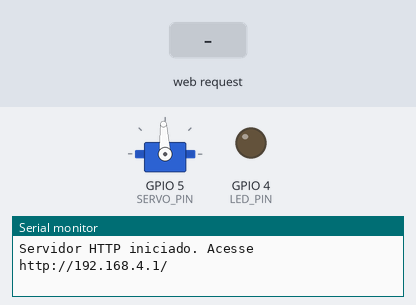
Simulated run of this sketch. Board: ESP32-C3. Parts: servo, output pins drawn as LEDs (lit = HIGH), the last lines printed to the serial monitor. Inputs (shaded band) come from the test bench. Servo pulses on a pin are drawn as a servo (544–2400 µs = 0–180°).

Above: at 1.4 s.
1.5 s: HTTP request GET /set?blink=on received
At 2.6 s:
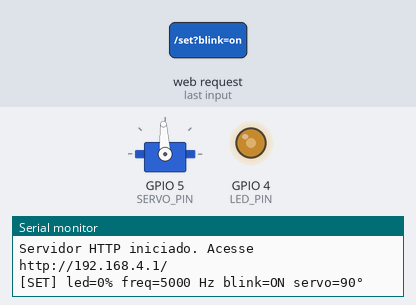
3.0 s: HTTP request GET /set?led=120&freq=120&blink=120 received
At 4.2 s:
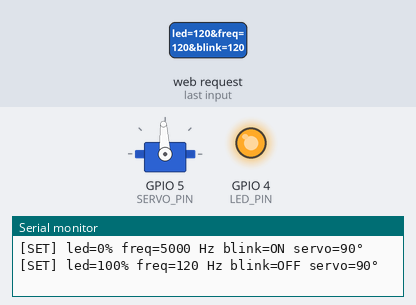
4.5 s: HTTP request GET /set?blink=1 received
Timing chart, 0 to 13.5 s (numbered marks = the images above; inputs shaded):
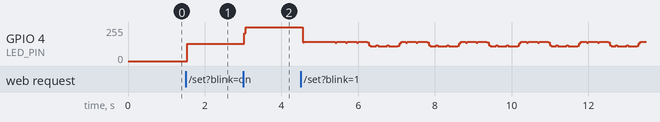

The sketch:

lab5_desafio.ino
```cpp
#include <WiFi.h>
#include <WebServer.h>

const int LED_PIN   = 4;
const int SERVO_PIN = 5;

const int LED_FREQ_INITIAL = 5000;
const int LED_FREQ_MIN     = 1;
const int LED_FREQ_MAX     = 40000;
const int LED_RES_BITS     = 8;
const int LED_MAX_DUTY     = (1 << LED_RES_BITS) - 1;

const int SERVO_FREQ     = 50;
const int SERVO_RES_BITS = 14;
const int SERVO_MIN_DUTY = 410;    // ~0,5 ms -> 0°
const int SERVO_MAX_DUTY = 2048;   // ~2,5 ms -> 180°

const char* ssid     = "ControlePWM_ESP32_GrupoLindo";
const char* password = "12345678";

WebServer server(80);

int  currentLedPercent = 0;
int  currentLedFreq    = LED_FREQ_INITIAL;
bool currentLedBlink   = false;
int  currentServoAngle = 90;

unsigned long lastBlinkToggle = 0;
bool          blinkState      = false;

void atualizarLED() {
  if (currentLedBlink) return;
  int duty = map(currentLedPercent, 0, 100, 0, LED_MAX_DUTY);
  ledcWrite(LED_PIN, duty);
}

void setLedBrightness(int percent) {
  currentLedPercent = constrain(percent, 0, 100);
  atualizarLED();
}

void setLedFrequency(int freq) {
  freq = constrain(freq, LED_FREQ_MIN, LED_FREQ_MAX);
  currentLedFreq = freq;
  ledcChangeFrequency(LED_PIN, freq, LED_RES_BITS);
  atualizarLED();
}

void setLedBlink(bool enabled) {
  currentLedBlink = enabled;
  if (enabled) {
    blinkState = false;
    lastBlinkToggle = millis();
    ledcWrite(LED_PIN, 0);
  } else {
    atualizarLED();
  }
}

void setServoAngle(int angle) {
  angle = constrain(angle, 0, 180);
  int duty = map(angle, 0, 180, SERVO_MIN_DUTY, SERVO_MAX_DUTY);
  ledcWrite(SERVO_PIN, duty);
  currentServoAngle = angle;
}

const char INDEX_HTML[] PROGMEM = R"rawliteral(
<!DOCTYPE html>
<html lang="pt-BR">
<head>
  <meta charset="UTF-8">
  <meta name="viewport" content="width=device-width, initial-scale=1.0">
  <title>Controle PWM — ESP32</title>
  <style>
    * { box-sizing: border-box; }
    body { font-family: Arial, sans-serif; max-width: 540px; margin: 14px auto;
           padding: 12px; background: #f4f4f8; color: #222; }
    h1 { font-size: 1.4em; margin: 0 0 4px 0; color: #1f3864; }
    .sub { color: #555; font-size: 0.9em; margin-bottom: 16px; }
    .card { background: #fff; padding: 14px 16px; border-radius: 8px;
            margin: 10px 0; border: 1px solid #ddd;
            box-shadow: 0 1px 3px rgba(0,0,0,0.06); }
    .card h2 { margin: 0 0 12px 0; font-size: 1.1em; color: #1f3864; }
    .row { display: flex; align-items: center; gap: 12px; margin: 8px 0; }
    .row label { min-width: 80px; font-size: 0.88em; color: #444; }
    input[type="range"] { flex: 1; height: 36px; cursor: pointer; }
    input[type="number"] { width: 100px; padding: 6px 8px; font-size: 1em;
                            border: 1px solid #bbb; border-radius: 5px;
                            font-family: Consolas, monospace; }
    .valor { font-family: Consolas, monospace; font-size: 1.2em; font-weight: bold;
             min-width: 80px; text-align: right; }
    .led-card .valor { color: #d97706; }
    .servo-card .valor { color: #16a34a; }
    .desabilitado { opacity: 0.4; pointer-events: none; }
    .botoes { display: grid; grid-template-columns: repeat(6, 1fr);
              gap: 5px; margin-top: 8px; }
    .botoes-4 { grid-template-columns: repeat(4, 1fr); }
    .botoes button { padding: 8px 4px; font-size: 0.82em; cursor: pointer;
                     border: 1px solid #ccc; border-radius: 5px;
                     background: #fff; font-weight: bold; }
    .botoes button:hover { background: #eef; }
    .botoes button.ativo { background: #2563eb; color: white; border-color: #2563eb; }
    .piscar-btn { width: 100%; padding: 12px; font-size: 1em; cursor: pointer;
                  border: 2px solid #d97706; border-radius: 6px;
                  background: #fff; color: #d97706; font-weight: bold;
                  margin-top: 10px; }
    .piscar-btn.ativo { background: #d97706; color: white;
                        animation: pulse 1s infinite; }
    @keyframes pulse { 50% { opacity: 0.6; } }
    .estado { background: #eef6ff; padding: 10px; border-radius: 6px;
              font-size: 0.85em; color: #1e40af; text-align: center;
              margin-top: 12px; font-family: Consolas, monospace; }
  </style>
</head>
<body>
  <h1>Controle PWM &mdash; ESP32-C3</h1>
  <div class="sub">PWM em hardware (LEDC). LED canal 0 | Servo canal 2.</div>

  <div class="card led-card">
    <h2>&#128161; LED</h2>

    <div id="brilhoArea">
      <div class="row">
        <label>Brilho:</label>
        <input id="led" type="range" min="0" max="100" value="0">
        <span class="valor"><span id="ledVal">0</span>%</span>
      </div>
      <div class="botoes botoes-4">
        <button onclick="setLed(0)">0%</button>
        <button onclick="setLed(25)">25%</button>
        <button onclick="setLed(50)">50%</button>
        <button onclick="setLed(100)">100%</button>
      </div>
    </div>

    <div class="row" style="margin-top: 14px;">
      <label>Frequ&ecirc;ncia:</label>
      <input id="freq" type="number" min="1" max="40000" value="5000">
      <span class="valor">Hz</span>
    </div>
    <div class="botoes">
      <button onclick="setFreq(1)">1 Hz</button>
      <button onclick="setFreq(10)">10 Hz</button>
      <button onclick="setFreq(100)">100 Hz</button>
      <button onclick="setFreq(1000)">1 kHz</button>
      <button onclick="setFreq(5000)">5 kHz</button>
      <button onclick="setFreq(10000)">10 kHz</button>
    </div>

    <button id="piscarBtn" class="piscar-btn" onclick="togglePiscar()">
      Modo Piscar: <span id="piscarEstado">OFF</span>
    </button>
  </div>

  <div class="card servo-card">
    <h2>&#9881;&#65039; Servo &mdash; Posi&ccedil;&atilde;o</h2>
    <div class="row">
      <input id="servo" type="range" min="0" max="180" value="90">
      <span class="valor"><span id="servoVal">90</span>&deg;</span>
    </div>
    <div class="botoes botoes-4">
      <button onclick="setServo(0)">0&deg;</button>
      <button onclick="setServo(90)">90&deg;</button>
      <button onclick="setServo(180)">180&deg;</button>
      <button id="sweepBtn" onclick="toggleSweep()">Sweep</button>
    </div>
  </div>

  <div class="estado" id="estado">Aguardando comando...</div>

  <script>
    const ledSlider   = document.getElementById('led');
    const freqInput   = document.getElementById('freq');
    const servoSlider = document.getElementById('servo');
    const ledVal      = document.getElementById('ledVal');
    const servoVal    = document.getElementById('servoVal');
    const estado      = document.getElementById('estado');
    const piscarBtn   = document.getElementById('piscarBtn');
    const piscarEst   = document.getElementById('piscarEstado');
    const brilhoArea  = document.getElementById('brilhoArea');
    const sweepBtn    = document.getElementById('sweepBtn');

    let blinkAtivo = false;
    let pendingTimer = null;

    function envia(params) {
      fetch('/set?' + params.toString())
        .then(r => r.json())
        .then(j => atualizarUI(j))
        .catch(e => estado.textContent = 'Erro: ' + e);
    }

    function atualizarUI(j) {
      blinkAtivo = j.blink;
      ledVal.textContent   = j.led;
      ledSlider.value      = j.led;
      freqInput.value      = j.freq;
      servoVal.textContent = j.servo;
      servoSlider.value    = j.servo;
      piscarEst.textContent = j.blink ? 'ON' : 'OFF';
      if (j.blink) {
        piscarBtn.classList.add('ativo');
        brilhoArea.classList.add('desabilitado');
      } else {
        piscarBtn.classList.remove('ativo');
        brilhoArea.classList.remove('desabilitado');
      }
      estado.textContent = `LED ${j.led}% @ ${j.freq} Hz`
                         + (j.blink ? ' [PISCAR]' : '')
                         + `  |  Servo ${j.servo}°`;
    }

    function agenda(fn) {
      if (pendingTimer) return;
      pendingTimer = setTimeout(() => {
        pendingTimer = null;
        fn();
      }, 50);
    }

    ledSlider.addEventListener('input', () => {
      ledVal.textContent = ledSlider.value;
      agenda(() => {
        const p = new URLSearchParams();
        p.append('led', ledSlider.value);
        envia(p);
      });
    });

    servoSlider.addEventListener('input', () => {
      servoVal.textContent = servoSlider.value;
      agenda(() => {
        const p = new URLSearchParams();
        p.append('servo', servoSlider.value);
        envia(p);
      });
    });

    freqInput.addEventListener('change', () => {
      const p = new URLSearchParams();
      p.append('freq', freqInput.value);
      envia(p);
    });

    function setLed(v) {
      ledSlider.value = v;
      ledVal.textContent = v;
      const p = new URLSearchParams();
      p.append('led', v);
      envia(p);
    }

    function setFreq(v) {
      freqInput.value = v;
      const p = new URLSearchParams();
      p.append('freq', v);
      envia(p);
    }

    function setServo(v) {
      if (sweeping) toggleSweep();
      servoSlider.value = v;
      servoVal.textContent = v;
      const p = new URLSearchParams();
      p.append('servo', v);
      envia(p);
    }

    function togglePiscar() {
      const p = new URLSearchParams();
      p.append('blink', blinkAtivo ? 'off' : 'on');
      envia(p);
    }

    let sweeping = false;
    async function toggleSweep() {
      if (sweeping) {
        sweeping = false;
        sweepBtn.classList.remove('ativo');
        sweepBtn.textContent = 'Sweep';
        return;
      }
      sweeping = true;
      sweepBtn.classList.add('ativo');
      sweepBtn.textContent = 'Stop';
      const step = 5;
      while (sweeping) {
        for (let a = 0; a <= 180 && sweeping; a += step) {
          servoSlider.value = a;
          servoVal.textContent = a;
          const p = new URLSearchParams();
          p.append('servo', a);
          envia(p);
          await new Promise(r => setTimeout(r, 30));
        }
        for (let a = 180; a >= 0 && sweeping; a -= step) {
          servoSlider.value = a;
          servoVal.textContent = a;
          const p = new URLSearchParams();
          p.append('servo', a);
          envia(p);
          await new Promise(r => setTimeout(r, 30));
        }
      }
    }

    fetch('/state').then(r => r.json()).then(atualizarUI);
  </script>
</body>
</html>
)rawliteral";

void handleRoot() {
  server.send_P(200, "text/html; charset=utf-8", INDEX_HTML);
}

String stateJson() {
  String r = "{";
  r += "\"led\":"   + String(currentLedPercent) + ",";
  r += "\"freq\":"  + String(currentLedFreq) + ",";
  r += "\"blink\":" + String(currentLedBlink ? "true" : "false") + ",";
  r += "\"servo\":" + String(currentServoAngle);
  r += "}";
  return r;
}

void handleSet() {
  bool changed = false;
  if (server.hasArg("led")) {
    setLedBrightness(server.arg("led").toInt());
    changed = true;
  }
  if (server.hasArg("freq")) {
    setLedFrequency(server.arg("freq").toInt());
    changed = true;
  }
  if (server.hasArg("blink")) {
    String b = server.arg("blink");
    setLedBlink(b == "on" || b == "1" || b == "true");
    changed = true;
  }
  if (server.hasArg("servo")) {
    setServoAngle(server.arg("servo").toInt());
    changed = true;
  }
  server.send(200, "application/json", stateJson());

  if (changed) {
    Serial.printf("[SET] led=%d%% freq=%d Hz blink=%s servo=%d\xc2\xb0\n",
                  currentLedPercent, currentLedFreq,
                  currentLedBlink ? "ON" : "OFF",
                  currentServoAngle);
  }
}

void handleState() {
  server.send(200, "application/json", stateJson());
}

void setup() {
  Serial.begin(115200);
  delay(200);

  if (!ledcAttachChannel(LED_PIN, LED_FREQ_INITIAL, LED_RES_BITS, 0)) {
    Serial.println("[ERRO] Falha ao configurar PWM do LED!");
  }
  if (!ledcAttachChannel(SERVO_PIN, SERVO_FREQ, SERVO_RES_BITS, 2)) {
    Serial.println("[ERRO] Falha ao configurar PWM do Servo!");
  }
  setLedBrightness(0);
  setServoAngle(90);

  WiFi.softAP(ssid, password);
  IPAddress ip = WiFi.softAPIP();
  Serial.println();
  Serial.println("=== Lab 05: Controle PWM (LED + Servo) ===");
  Serial.printf("SSID: %s, Senha: %s\n", ssid, password);
  Serial.print("IP do AP: ");
  Serial.println(ip);
  Serial.printf("LED:   GPIO %d, %d Hz inicial, %d bits (canal 0, freq ajustavel %d..%d Hz)\n",
                LED_PIN, LED_FREQ_INITIAL, LED_RES_BITS,
                LED_FREQ_MIN, LED_FREQ_MAX);
  Serial.printf("Servo: GPIO %d, %d Hz, %d bits (canal 2, duty %d..%d, pulse 0,5..2,5 ms)\n",
                SERVO_PIN, SERVO_FREQ, SERVO_RES_BITS,
                SERVO_MIN_DUTY, SERVO_MAX_DUTY);

  server.on("/",      handleRoot);
  server.on("/set",   handleSet);
  server.on("/state", handleState);
  server.begin();
  Serial.println("Servidor HTTP iniciado. Acesse http://192.168.4.1/");
}

void loop() {
  server.handleClient();

  if (currentLedBlink) {
    unsigned long now = millis();
    unsigned long halfPeriod = 500 / currentLedFreq;
    if (halfPeriod < 1) halfPeriod = 1;
    if (now - lastBlinkToggle >= halfPeriod) {
      blinkState = !blinkState;
      ledcWrite(LED_PIN, blinkState ? LED_MAX_DUTY : 0);
      lastBlinkToggle = now;
    }
  }
}
```

Measured:
- after the input at 1.5 s, GPIO 4 (LED_PIN): 0/255 → 129/255 after 0.05 s
- after the input at 3.0 s, GPIO 4 (LED_PIN): 129/255 → 255/255 at once
